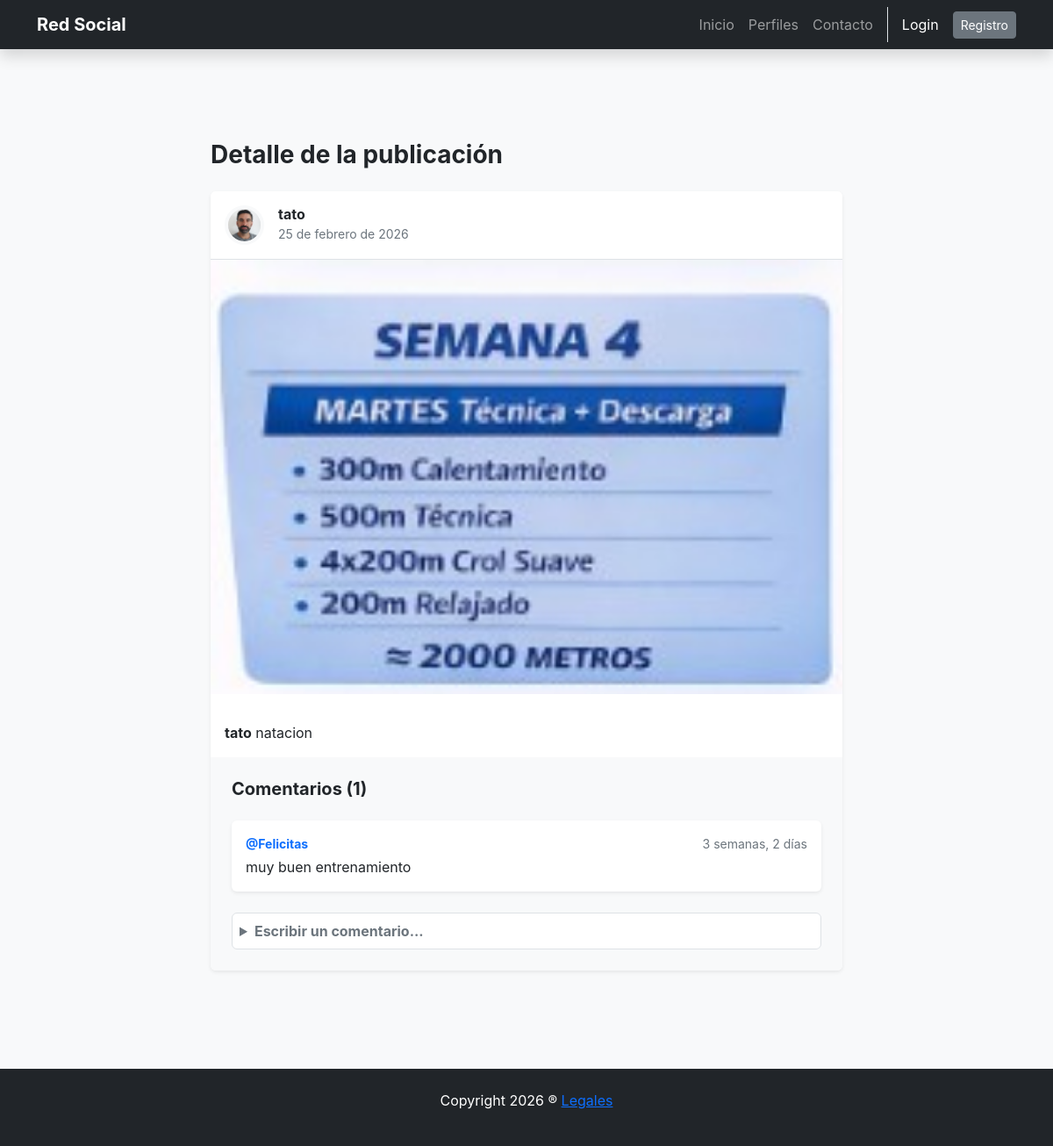
Before: /posts/2/ with the older database file.
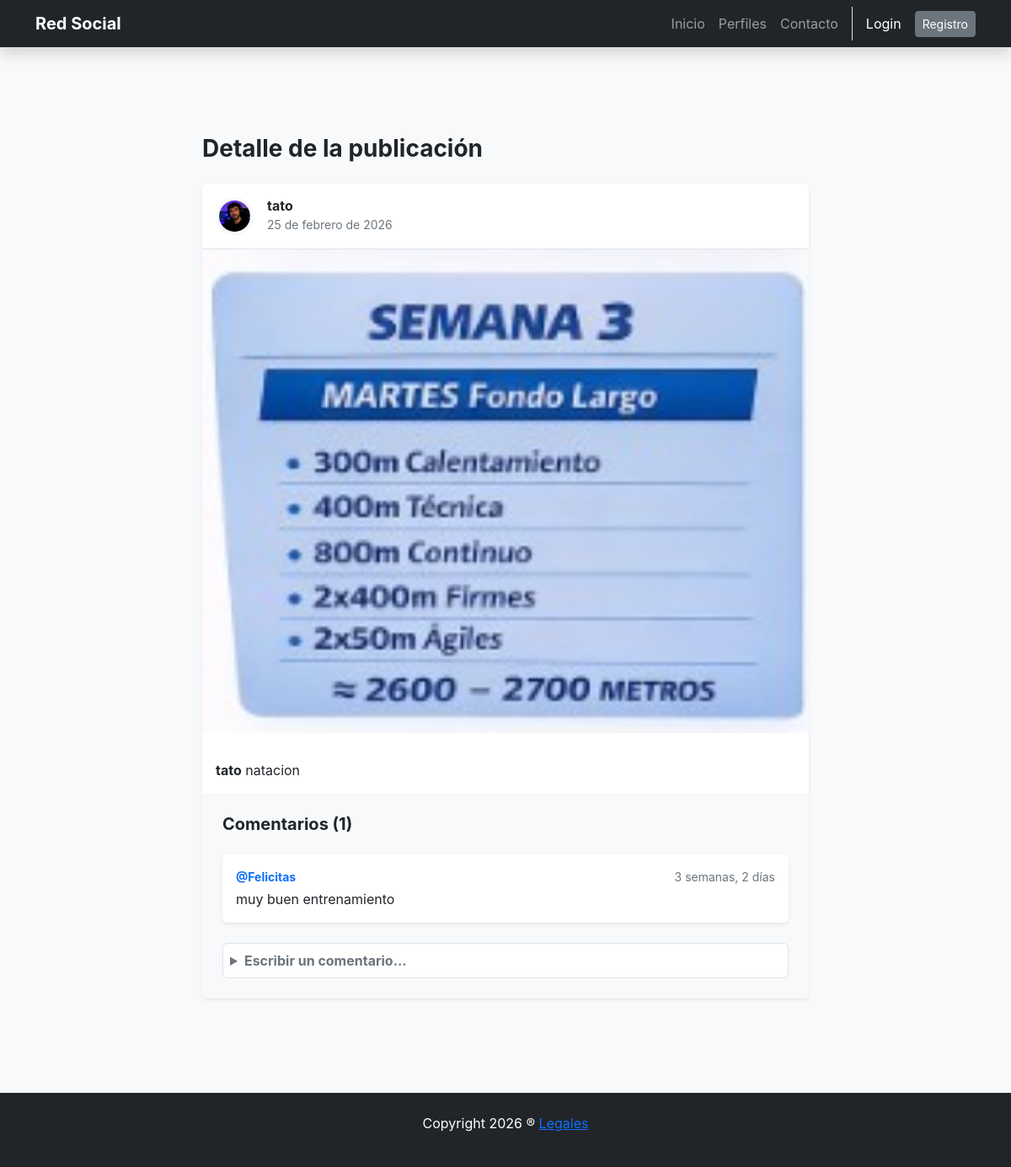
After: the same page with the newer database file.
### posts/models.py (models this page shows, shortened)
class Post(models.Model):
    user = models.ForeignKey(User, on_delete=models.CASCADE, related_name='posts', verbose_name='Usuario')
    image = models.ImageField(upload_to='posts_images/', verbose_name='Imagen')
    caption = models.TextField(max_length=500, blank=True, verbose_name='Descripcion')
    created_at = models.DateField(auto_now_add=True, verbose_name='Fecha de publicacion')
    likes = models.ManyToManyField(User, related_name='liked_posts', blank=True, verbose_name='Cantidad de Likes')
    class Meta:
        verbose_name = 'Post'
        verbose_name_plural = 'Posts'

### profiles/models.py (models this page shows, shortened)
class UserProfile(models.Model):
    user = models.OneToOneField(User, on_delete=models.CASCADE, related_name='profile')
    profile_picture = models.ImageField('Imagen de perfil', upload_to='profile_picture/', blank=True, null=True)
    bio =models.TextField('Biografia', max_length=500, blank=True)
    birth_date = models.DateField('Fecha de nacimiento', null=True, blank=True)
    followers = models.ManyToManyField('self', symmetrical=False, related_name='following', through='Follow')
    class Meta:
        verbose_name = 'Perfil'
        verbose_name_plural = 'Pefiles'

### posts/views.py (the view, shortened to what this page needs)
# urls.py: path('posts/<pk>/', PostDetailView.as_view(), name ='post_detail'),
class PostDetailView(DetailView, CreateView):
    template_name = "posts/post_detail.html"
    model = Post
    context_object_name = 'post'
    form_class = CommentCreateForm

### RedSocial/templates/posts/post_detail.html (shortened to what this page needs)
{% extends "general/layout.html" %}
{% load crispy_forms_tags %}
{% block page_content %}
<div class="container mt-5 pb-5">
    <div class="row justify-content-center">
        <div class="col-12 col-md-8">
            <h1 class="h3 fw-bold mb-4">Detalle de la publicación</h1>
            <article class="card border-0 shadow-sm overflow-hidden">
                <div class="card-header bg-white border-bottom p-3">
                    <div class="d-flex align-items-center">
                        <div class="profile-img-container" style="width: 45px; height: 45px; margin: 0;">
                            <img src="{{ post.user.profile.profile_picture.url }}" class="profile-card-img" alt="{{ post.user.username }}">
                        </div>
                        <div class="ms-3">
                            <h6 class="mb-0 fw-bold">{{ post.user.username }}</h6>
                            <small class="text-muted">{{ post.created_at|date:"d \d\e F \d\e Y" }}</small>
                        </div>
                    </div>
                </div>
                {% if post.image %}
                    <img src="{{ post.image.url }}" class="img-fluid w-100" alt="Post image" style="max-height: 600px; object-fit: contain; background-color: #f8f9fa;">
                {% endif %}
                <div class="card-body">
                    <p class="card-text"><span class="fw-bold">{{ post.user.username }}</span> {{ post.caption }}</p>
                </div>
                <section class="card-footer bg-light border-0 p-4">
                    <h5 class="fw-bold mb-4">Comentarios ({{ post.comments.count }})</h5>
                    <div class="comment-list mb-4">
                        {% for comment in post.comments.all %}
                            <div class="bg-white p-3 rounded shadow-sm mb-3">
                                <div class="d-flex justify-content-between mb-1">
                                    <span class="fw-bold small text-primary">@{{ comment.user.username }}</span>
                                    <small class="text-muted">{{ comment.created_at|timesince }}</small>
                                </div>
                                <p class="mb-0">{{ comment.text }}</p>
                            </div>
                        {% empty %}
                            <p class="text-muted text-center italic">Todavía no hay comentarios. ¡Sé el primero!</p>
                        {% endfor %}
                    </div>
                    <div class="mt-4">
                        <details class="border rounded bg-white p-2">
                            <summary class="fw-bold text-secondary cursor-pointer" style="cursor: pointer;"> Escribir un comentario...</summary>
                        </details>
                    </div>
                </section>
            </article>
        </div>
    </div>
</div>
{% endblock %}

Changed rows visible on the page:
changed Post "natacion": user.profile.profile_picture: a different picture; image: a different picture
